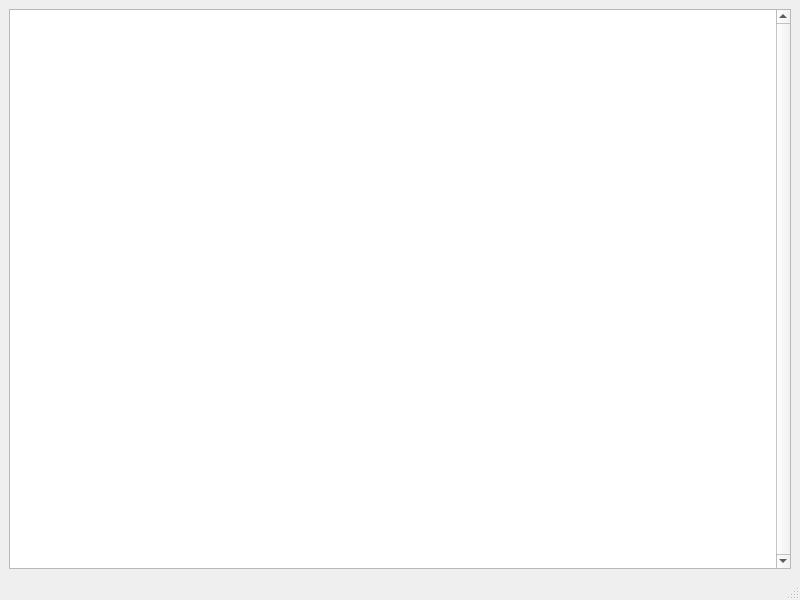
<?xml version="1.0" encoding="UTF-8"?>
<ui version="4.0">
 <class>MainPanel</class>
 <widget class="QMainWindow" name="MainPanel">
  <property name="geometry">
   <rect>
    <x>0</x>
    <y>0</y>
    <width>800</width>
    <height>600</height>
   </rect>
  </property>
  <property name="minimumSize">
   <size>
    <width>800</width>
    <height>600</height>
   </size>
  </property>
  <property name="baseSize">
   <size>
    <width>0</width>
    <height>0</height>
   </size>
  </property>
  <property name="font">
   <font>
    <family>Tahoma</family>
    <pointsize>10</pointsize>
   </font>
  </property>
  <property name="windowTitle">
   <string>Data Network Planning</string>
  </property>
  <property name="windowIcon">
   <iconset resource="../image.qrc">
    <normaloff>:/Image/danetIcon.png</normaloff>:/Image/danetIcon.png</iconset>
  </property>
  <widget class="QWidget" name="centralwidget">
   <property name="minimumSize">
    <size>
     <width>0</width>
     <height>0</height>
    </size>
   </property>
   <property name="maximumSize">
    <size>
     <width>16777215</width>
     <height>16777215</height>
    </size>
   </property>
   <layout class="QHBoxLayout" name="horizontalLayout">
    <item>
     <widget class="QTableView" name="portTV">
      <property name="sizePolicy">
       <sizepolicy hsizetype="Expanding" vsizetype="Expanding">
        <horstretch>0</horstretch>
        <verstretch>0</verstretch>
       </sizepolicy>
      </property>
      <property name="minimumSize">
       <size>
        <width>0</width>
        <height>0</height>
       </size>
      </property>
      <property name="baseSize">
       <size>
        <width>0</width>
        <height>0</height>
       </size>
      </property>
      <property name="font">
       <font>
        <family>Tahoma</family>
        <pointsize>10</pointsize>
       </font>
      </property>
      <property name="layoutDirection">
       <enum>Qt::LeftToRight</enum>
      </property>
      <property name="autoFillBackground">
       <bool>true</bool>
      </property>
      <property name="verticalScrollBarPolicy">
       <enum>Qt::ScrollBarAlwaysOn</enum>
      </property>
      <property name="horizontalScrollBarPolicy">
       <enum>Qt::ScrollBarAsNeeded</enum>
      </property>
      <property name="sizeAdjustPolicy">
       <enum>QAbstractScrollArea::AdjustToContents</enum>
      </property>
      <property name="autoScroll">
       <bool>false</bool>
      </property>
      <property name="editTriggers">
       <set>QAbstractItemView::NoEditTriggers</set>
      </property>
      <property name="alternatingRowColors">
       <bool>true</bool>
      </property>
      <property name="selectionMode">
       <enum>QAbstractItemView::SingleSelection</enum>
      </property>
      <property name="selectionBehavior">
       <enum>QAbstractItemView::SelectRows</enum>
      </property>
      <property name="verticalScrollMode">
       <enum>QAbstractItemView::ScrollPerItem</enum>
      </property>
      <property name="horizontalScrollMode">
       <enum>QAbstractItemView::ScrollPerItem</enum>
      </property>
      <attribute name="horizontalHeaderCascadingSectionResizes">
       <bool>false</bool>
      </attribute>
      <attribute name="verticalHeaderVisible">
       <bool>false</bool>
      </attribute>
     </widget>
    </item>
   </layout>
  </widget>
  <widget class="QMenuBar" name="menubar">
   <property name="geometry">
    <rect>
     <x>0</x>
     <y>0</y>
     <width>800</width>
     <height>22</height>
    </rect>
   </property>
   <property name="font">
    <font>
     <family>Tahoma</family>
     <pointsize>10</pointsize>
    </font>
   </property>
  </widget>
  <widget class="QStatusBar" name="statusBar">
   <property name="font">
    <font>
     <family>Tahoma</family>
     <pointsize>9</pointsize>
    </font>
   </property>
  </widget>
  <action name="actionAdminUsers">
   <property name="icon">
    <iconset resource="../image.qrc">
     <normaloff>:/Image/admin.png</normaloff>:/Image/admin.png</iconset>
   </property>
   <property name="text">
    <string>Users</string>
   </property>
  </action>
  <action name="actionAdminDevices">
   <property name="icon">
    <iconset resource="../image.qrc">
     <normaloff>:/Image/device.png</normaloff>:/Image/device.png</iconset>
   </property>
   <property name="text">
    <string>Devices</string>
   </property>
  </action>
  <action name="actionAdminCards">
   <property name="icon">
    <iconset resource="../image.qrc">
     <normaloff>:/Image/card.png</normaloff>:/Image/card.png</iconset>
   </property>
   <property name="text">
    <string>Cards</string>
   </property>
  </action>
  <action name="actionExchSiteMan">
   <property name="icon">
    <iconset resource="../image.qrc">
     <normaloff>:/Image/exch.png</normaloff>:/Image/exch.png</iconset>
   </property>
   <property name="text">
    <string>Exchanges/Sites</string>
   </property>
   <property name="toolTip">
    <string>Exchange/Site Management</string>
   </property>
   <property name="shortcut">
    <string>Ctrl+E</string>
   </property>
  </action>
  <action name="actionOdfMan">
   <property name="icon">
    <iconset resource="../image.qrc">
     <normaloff>:/Image/fiber.png</normaloff>:/Image/fiber.png</iconset>
   </property>
   <property name="text">
    <string>ODF/POS</string>
   </property>
   <property name="toolTip">
    <string>ODF/POS Installation</string>
   </property>
  </action>
  <action name="actionDeviceInstall">
   <property name="icon">
    <iconset resource="../image.qrc">
     <normaloff>:/Image/device.png</normaloff>:/Image/device.png</iconset>
   </property>
   <property name="text">
    <string>Device</string>
   </property>
   <property name="toolTip">
    <string>Device Installation</string>
   </property>
   <property name="shortcut">
    <string>Ctrl+D</string>
   </property>
  </action>
  <action name="actionAssignInterface">
   <property name="icon">
    <iconset resource="../image.qrc">
     <normaloff>:/Image/connection.png</normaloff>:/Image/connection.png</iconset>
   </property>
   <property name="text">
    <string>Assign Interface</string>
   </property>
   <property name="toolTip">
    <string>Interface Assignment</string>
   </property>
  </action>
  <action name="actionEmptyInterface">
   <property name="icon">
    <iconset resource="../image.qrc">
     <normaloff>:/Image/disconnection.png</normaloff>:/Image/disconnection.png</iconset>
   </property>
   <property name="text">
    <string>Empty Interface</string>
   </property>
   <property name="toolTip">
    <string>Empty Interface</string>
   </property>
  </action>
  <action name="actionModifyInterface">
   <property name="icon">
    <iconset resource="../image.qrc">
     <normaloff>:/Image/edit.png</normaloff>:/Image/edit.png</iconset>
   </property>
   <property name="text">
    <string>Modify Interface</string>
   </property>
  </action>
  <action name="actionViewODFPosition">
   <property name="icon">
    <iconset theme="ODFPosition" resource="../image.qrc">
     <normaloff>:/Image/fiber.png</normaloff>:/Image/fiber.png</iconset>
   </property>
   <property name="text">
    <string>View ODF Position</string>
   </property>
   <property name="toolTip">
    <string>View ODF Position</string>
   </property>
  </action>
  <action name="actionLocalDevice">
   <property name="icon">
    <iconset resource="../image.qrc">
     <normaloff>:/Image/device.png</normaloff>:/Image/device.png</iconset>
   </property>
   <property name="text">
    <string>Local Device</string>
   </property>
   <property name="toolTip">
    <string>Local Device</string>
   </property>
  </action>
  <action name="actionManageDevice">
   <property name="icon">
    <iconset resource="../image.qrc">
     <normaloff>:/Image/device.png</normaloff>:/Image/device.png</iconset>
   </property>
   <property name="text">
    <string>Device Management</string>
   </property>
   <property name="toolTip">
    <string>Device Management</string>
   </property>
  </action>
  <action name="actionManageODF">
   <property name="icon">
    <iconset resource="../image.qrc">
     <normaloff>:/Image/fiber.png</normaloff>:/Image/fiber.png</iconset>
   </property>
   <property name="text">
    <string>ODF Management</string>
   </property>
   <property name="shortcut">
    <string>Ctrl+O</string>
   </property>
  </action>
  <action name="actionRefresh">
   <property name="icon">
    <iconset resource="../image.qrc">
     <normaloff>:/Image/refresh.png</normaloff>:/Image/refresh.png</iconset>
   </property>
   <property name="text">
    <string>Refresh</string>
   </property>
   <property name="toolTip">
    <string>Resresh Table</string>
   </property>
  </action>
  <action name="actionIPv4Plan">
   <property name="icon">
    <iconset resource="../image.qrc">
     <normaloff>:/Image/ip.png</normaloff>:/Image/ip.png</iconset>
   </property>
   <property name="text">
    <string>IPv4 Plan</string>
   </property>
   <property name="toolTip">
    <string>IPv4 Plan</string>
   </property>
   <property name="shortcut">
    <string>Ctrl+I</string>
   </property>
  </action>
  <action name="actionDSLAMPlan">
   <property name="icon">
    <iconset resource="../image.qrc">
     <normaloff>:/Image/dslam.png</normaloff>:/Image/dslam.png</iconset>
   </property>
   <property name="text">
    <string>DSLAM Plan</string>
   </property>
   <property name="toolTip">
    <string>DSLAM Plan</string>
   </property>
  </action>
  <action name="actionAccessDepSingleSwitchPlan">
   <property name="icon">
    <iconset resource="../image.qrc">
     <normaloff>:/Image/switch.png</normaloff>:/Image/switch.png</iconset>
   </property>
   <property name="text">
    <string>Access Single Switch Plan</string>
   </property>
   <property name="toolTip">
    <string>Access Single Switch Plan</string>
   </property>
  </action>
  <action name="actionAccessDepDoubleSwitchPlan">
   <property name="icon">
    <iconset resource="../image.qrc">
     <normaloff>:/Image/switch2.png</normaloff>:/Image/switch2.png</iconset>
   </property>
   <property name="text">
    <string>Access Double Switch Plan</string>
   </property>
   <property name="toolTip">
    <string>Access Double Switch Plan</string>
   </property>
  </action>
  <action name="actionSBCIPLoopBackPlan">
   <property name="icon">
    <iconset resource="../image.qrc">
     <normaloff>:/Image/sbc.png</normaloff>:/Image/sbc.png</iconset>
   </property>
   <property name="text">
    <string>SBC IP LoopBack Plan</string>
   </property>
   <property name="toolTip">
    <string>SBC IP LoopBack Plan</string>
   </property>
  </action>
  <action name="actionPurchase_Management">
   <property name="icon">
    <iconset resource="../image.qrc">
     <normaloff>:/Image/purchase.png</normaloff>:/Image/purchase.png</iconset>
   </property>
   <property name="text">
    <string>Purchases</string>
   </property>
  </action>
  <action name="actionConnection">
   <property name="icon">
    <iconset resource="../image.qrc">
     <normaloff>:/Image/link.png</normaloff>:/Image/link.png</iconset>
   </property>
   <property name="text">
    <string>Connection</string>
   </property>
   <property name="toolTip">
    <string>Connections</string>
   </property>
  </action>
  <action name="actionSFP_Modules">
   <property name="icon">
    <iconset resource="../image.qrc">
     <normaloff>:/Image/sfp.png</normaloff>:/Image/sfp.png</iconset>
   </property>
   <property name="text">
    <string>Module Types</string>
   </property>
   <property name="toolTip">
    <string>SFP</string>
   </property>
  </action>
  <action name="actionBRAS_NAS_IP">
   <property name="icon">
    <iconset resource="../image.qrc">
     <normaloff>:/Image/nas.png</normaloff>:/Image/nas.png</iconset>
   </property>
   <property name="text">
    <string>BRAS NAS IP</string>
   </property>
   <property name="toolTip">
    <string>BRAS NAS IP</string>
   </property>
  </action>
  <action name="actionInstallCard">
   <property name="icon">
    <iconset resource="../image.qrc">
     <normaloff>:/Image/card.png</normaloff>:/Image/card.png</iconset>
   </property>
   <property name="text">
    <string>Card</string>
   </property>
   <property name="toolTip">
    <string>Device Card Installation</string>
   </property>
   <property name="shortcut">
    <string>Ctrl+C</string>
   </property>
  </action>
  <action name="actionChange_Module">
   <property name="icon">
    <iconset resource="../image.qrc">
     <normaloff>:/Image/sfp.png</normaloff>:/Image/sfp.png</iconset>
   </property>
   <property name="text">
    <string>Change Module</string>
   </property>
   <property name="toolTip">
    <string>Change Module</string>
   </property>
  </action>
  <action name="actionExchange_Info">
   <property name="icon">
    <iconset resource="../image.qrc">
     <normaloff>:/Image/exch.png</normaloff>:/Image/exch.png</iconset>
   </property>
   <property name="text">
    <string>Local Exchange Info</string>
   </property>
   <property name="toolTip">
    <string>Exchange Information</string>
   </property>
  </action>
  <action name="actionReportExchange_Devices">
   <property name="icon">
    <iconset resource="../image.qrc">
     <normaloff>:/Image/exch.png</normaloff>:/Image/exch.png</iconset>
   </property>
   <property name="text">
    <string>Device</string>
   </property>
   <property name="toolTip">
    <string>Report Exchange Devices</string>
   </property>
   <property name="shortcut">
    <string>Shift+D</string>
   </property>
  </action>
  <action name="actionReportFloorPlan">
   <property name="icon">
    <iconset resource="../image.qrc">
     <normaloff>:/Image/floorplan.png</normaloff>:/Image/floorplan.png</iconset>
   </property>
   <property name="text">
    <string>Floor Plan</string>
   </property>
   <property name="toolTip">
    <string>Report Floor Plan</string>
   </property>
   <property name="shortcut">
    <string>Shift+F</string>
   </property>
  </action>
  <action name="actionReportExchange_Sites">
   <property name="icon">
    <iconset resource="../image.qrc">
     <normaloff>:/Image/exch.png</normaloff>:/Image/exch.png</iconset>
   </property>
   <property name="text">
    <string>Sites</string>
   </property>
   <property name="toolTip">
    <string>Report Exchange Sites</string>
   </property>
   <property name="shortcut">
    <string>Shift+S</string>
   </property>
  </action>
  <action name="actionReportInterfaces">
   <property name="icon">
    <iconset resource="../image.qrc">
     <normaloff>:/Image/interface.png</normaloff>:/Image/interface.png</iconset>
   </property>
   <property name="text">
    <string>Interfaces</string>
   </property>
   <property name="toolTip">
    <string>Report Interfaces</string>
   </property>
   <property name="shortcut">
    <string>Shift+I</string>
   </property>
  </action>
  <action name="actionReportODF">
   <property name="icon">
    <iconset resource="../image.qrc">
     <normaloff>:/Image/fiber.png</normaloff>:/Image/fiber.png</iconset>
   </property>
   <property name="text">
    <string>ODF</string>
   </property>
   <property name="toolTip">
    <string>Report ODF</string>
   </property>
   <property name="shortcut">
    <string>Shift+O</string>
   </property>
  </action>
  <action name="actionReportNetwork_Pool">
   <property name="icon">
    <iconset resource="../image.qrc">
     <normaloff>:/Image/network.png</normaloff>:/Image/network.png</iconset>
   </property>
   <property name="text">
    <string>Network Pool</string>
   </property>
   <property name="toolTip">
    <string>Report Network Pool</string>
   </property>
  </action>
  <action name="actionReportIP_Pool">
   <property name="icon">
    <iconset resource="../image.qrc">
     <normaloff>:/Image/ip.png</normaloff>:/Image/ip.png</iconset>
   </property>
   <property name="text">
    <string>IP Pool</string>
   </property>
   <property name="toolTip">
    <string>Report IP Pool</string>
   </property>
  </action>
  <action name="actionReportDSLAM">
   <property name="icon">
    <iconset resource="../image.qrc">
     <normaloff>:/Image/dslam.png</normaloff>:/Image/dslam.png</iconset>
   </property>
   <property name="text">
    <string>DSLAM</string>
   </property>
   <property name="toolTip">
    <string>Report DSLAM </string>
   </property>
  </action>
  <action name="actionNetwork_Calculator">
   <property name="icon">
    <iconset resource="../image.qrc">
     <normaloff>:/Image/calculator.png</normaloff>:/Image/calculator.png</iconset>
   </property>
   <property name="text">
    <string>Network Calculator</string>
   </property>
   <property name="toolTip">
    <string>Network Calculator</string>
   </property>
  </action>
  <action name="actionNetwork_Assistant">
   <property name="icon">
    <iconset resource="../image.qrc">
     <normaloff>:/Image/assistant.png</normaloff>:/Image/assistant.png</iconset>
   </property>
   <property name="text">
    <string>Network Assistant</string>
   </property>
   <property name="toolTip">
    <string>Network Assistant</string>
   </property>
  </action>
  <action name="actionConfiguration_Analyser">
   <property name="icon">
    <iconset resource="../image.qrc">
     <normaloff>:/Image/analyze.png</normaloff>:/Image/analyze.png</iconset>
   </property>
   <property name="text">
    <string>Configuration Analyser</string>
   </property>
   <property name="toolTip">
    <string>Configuration Analyser</string>
   </property>
  </action>
  <action name="actionIP_Pool_Analyser">
   <property name="icon">
    <iconset resource="../image.qrc">
     <normaloff>:/Image/analyze.png</normaloff>:/Image/analyze.png</iconset>
   </property>
   <property name="text">
    <string>IP Pool Analyser</string>
   </property>
   <property name="toolTip">
    <string>IP Pool Analyser</string>
   </property>
  </action>
  <action name="actionRecent_LOG">
   <property name="icon">
    <iconset resource="../image.qrc">
     <normaloff>:/Image/log.png</normaloff>:/Image/log.png</iconset>
   </property>
   <property name="text">
    <string>Recent LOG</string>
   </property>
   <property name="toolTip">
    <string>Recent LOG</string>
   </property>
  </action>
  <action name="actionAbout_DaNet">
   <property name="icon">
    <iconset resource="../image.qrc">
     <normaloff>:/Image/help.png</normaloff>:/Image/help.png</iconset>
   </property>
   <property name="text">
    <string>About DaNet</string>
   </property>
   <property name="toolTip">
    <string>About</string>
   </property>
  </action>
  <action name="actionRecommendation">
   <property name="icon">
    <iconset resource="../image.qrc">
     <normaloff>:/Image/recommendation.png</normaloff>:/Image/recommendation.png</iconset>
   </property>
   <property name="text">
    <string>Recommendation</string>
   </property>
   <property name="toolTip">
    <string>Recommendation</string>
   </property>
  </action>
  <action name="actionProfile">
   <property name="icon">
    <iconset resource="../image.qrc">
     <normaloff>:/Image/profile.png</normaloff>:/Image/profile.png</iconset>
   </property>
   <property name="text">
    <string>Profile</string>
   </property>
   <property name="toolTip">
    <string>Profile</string>
   </property>
  </action>
  <action name="actionExport_PDF">
   <property name="icon">
    <iconset resource="../image.qrc">
     <normaloff>:/Image/pdf.png</normaloff>:/Image/pdf.png</iconset>
   </property>
   <property name="text">
    <string>Export PDF  &lt;Shft+P&gt;</string>
   </property>
   <property name="toolTip">
    <string>Export PDF</string>
   </property>
   <property name="shortcut">
    <string>Shift+P</string>
   </property>
  </action>
  <action name="actionReserve_To_Commercial_Dep">
   <property name="icon">
    <iconset resource="../image.qrc">
     <normaloff>:/Image/commercial.png</normaloff>:/Image/commercial.png</iconset>
   </property>
   <property name="text">
    <string>Reserve To Commercial Dep.</string>
   </property>
   <property name="shortcut">
    <string>Ctrl+R</string>
   </property>
  </action>
  <action name="actionView_Recommendations">
   <property name="icon">
    <iconset resource="../image.qrc">
     <normaloff>:/Image/recommendation.png</normaloff>:/Image/recommendation.png</iconset>
   </property>
   <property name="text">
    <string>View Recommendations</string>
   </property>
   <property name="toolTip">
    <string>View Recommendations</string>
   </property>
  </action>
  <action name="actionCommercial_Reserved_Interfaces">
   <property name="icon">
    <iconset resource="../image.qrc">
     <normaloff>:/Image/commercial.png</normaloff>:/Image/commercial.png</iconset>
   </property>
   <property name="text">
    <string>Commercial Reserved Interfaces</string>
   </property>
   <property name="toolTip">
    <string>Commercial Reserved Interfaces</string>
   </property>
   <property name="shortcut">
    <string>Shift+R</string>
   </property>
  </action>
  <action name="actionClear_LOG">
   <property name="icon">
    <iconset resource="../image.qrc">
     <normaloff>:/Image/log.png</normaloff>:/Image/log.png</iconset>
   </property>
   <property name="text">
    <string>Clear LOG</string>
   </property>
   <property name="toolTip">
    <string>Clear LOG</string>
   </property>
  </action>
  <action name="actionLom">
   <property name="icon">
    <iconset resource="../image.qrc">
     <normaloff>:/Image/list.png</normaloff>:/Image/list.png</iconset>
   </property>
   <property name="text">
    <string>LOM</string>
   </property>
   <property name="toolTip">
    <string>LOM</string>
   </property>
   <property name="shortcut">
    <string>Shift+L</string>
   </property>
  </action>
  <action name="actionIPv6_Plan">
   <property name="icon">
    <iconset resource="../image.qrc">
     <normaloff>:/Image/ip.png</normaloff>:/Image/ip.png</iconset>
   </property>
   <property name="text">
    <string>IPv6 Plan</string>
   </property>
   <property name="toolTip">
    <string>IPv6 Plan</string>
   </property>
  </action>
  <action name="actionReportSubnet_Pool">
   <property name="icon">
    <iconset resource="../image.qrc">
     <normaloff>:/Image/subnet.png</normaloff>:/Image/subnet.png</iconset>
   </property>
   <property name="text">
    <string>Subnet Pool</string>
   </property>
   <property name="toolTip">
    <string>Subnet Pool</string>
   </property>
  </action>
  <action name="actionVLAN_Reference">
   <property name="icon">
    <iconset resource="../image.qrc">
     <normaloff>:/Image/reserve.png</normaloff>:/Image/reserve.png</iconset>
   </property>
   <property name="text">
    <string>VLAN Reference</string>
   </property>
   <property name="toolTip">
    <string>VLAN Reference</string>
   </property>
  </action>
  <action name="actionRD_Reference">
   <property name="icon">
    <iconset resource="../image.qrc">
     <normaloff>:/Image/reserve.png</normaloff>:/Image/reserve.png</iconset>
   </property>
   <property name="text">
    <string>RD Reference</string>
   </property>
   <property name="toolTip">
    <string>RD Reference</string>
   </property>
  </action>
  <action name="actionPVC_Reference">
   <property name="icon">
    <iconset resource="../image.qrc">
     <normaloff>:/Image/reserve.png</normaloff>:/Image/reserve.png</iconset>
   </property>
   <property name="text">
    <string>PVC Reference</string>
   </property>
   <property name="toolTip">
    <string>PVC Reference</string>
   </property>
  </action>
  <action name="actionVSI_Reference">
   <property name="icon">
    <iconset resource="../image.qrc">
     <normaloff>:/Image/reserve.png</normaloff>:/Image/reserve.png</iconset>
   </property>
   <property name="text">
    <string>VSI Reference</string>
   </property>
   <property name="toolTip">
    <string>VSI Reference</string>
   </property>
  </action>
  <action name="actionExchanges_Sites_stat">
   <property name="icon">
    <iconset resource="../image.qrc">
     <normaloff>:/Image/exch.png</normaloff>:/Image/exch.png</iconset>
   </property>
   <property name="text">
    <string>Exchanges/Sites</string>
   </property>
   <property name="toolTip">
    <string>Exchanges/Sites</string>
   </property>
  </action>
  <action name="actionDeviceCount">
   <property name="icon">
    <iconset resource="../image.qrc">
     <normaloff>:/Image/device.png</normaloff>:/Image/device.png</iconset>
   </property>
   <property name="text">
    <string>Device Count</string>
   </property>
   <property name="toolTip">
    <string>Devices</string>
   </property>
  </action>
  <action name="actionPortsStat">
   <property name="icon">
    <iconset resource="../image.qrc">
     <normaloff>:/Image/interface.png</normaloff>:/Image/interface.png</iconset>
   </property>
   <property name="text">
    <string>Ports</string>
   </property>
   <property name="toolTip">
    <string>Ports</string>
   </property>
  </action>
  <action name="actionCardsStat">
   <property name="icon">
    <iconset resource="../image.qrc">
     <normaloff>:/Image/card.png</normaloff>:/Image/card.png</iconset>
   </property>
   <property name="text">
    <string>Cards</string>
   </property>
   <property name="toolTip">
    <string>Cards Statistics</string>
   </property>
  </action>
  <action name="actionReportTotal_DSLAM_Plan">
   <property name="icon">
    <iconset resource="../image.qrc">
     <normaloff>:/Image/dslam.png</normaloff>:/Image/dslam.png</iconset>
   </property>
   <property name="text">
    <string>Total DSLAM Plan</string>
   </property>
   <property name="toolTip">
    <string>Report Total DSLAM Plan</string>
   </property>
   <property name="shortcut">
    <string>Shift+T</string>
   </property>
  </action>
  <action name="actionNew_SitePlan">
   <property name="icon">
    <iconset resource="../image.qrc">
     <normaloff>:/Image/newSite.png</normaloff>:/Image/newSite.png</iconset>
   </property>
   <property name="text">
    <string>New Site DSLAM Plan</string>
   </property>
   <property name="toolTip">
    <string>New Site</string>
   </property>
   <property name="shortcut">
    <string>Ctrl+S</string>
   </property>
  </action>
  <action name="actionLocal_New_DSLAM_Plan">
   <property name="icon">
    <iconset resource="../image.qrc">
     <normaloff>:/Image/newDslam.png</normaloff>:/Image/newDslam.png</iconset>
   </property>
   <property name="text">
    <string>Local New DSLAM Plan</string>
   </property>
   <property name="toolTip">
    <string>New Local DSLAM Plan</string>
   </property>
   <property name="shortcut">
    <string>Ctrl+L</string>
   </property>
  </action>
  <action name="actionDevices_Status">
   <property name="icon">
    <iconset resource="../image.qrc">
     <normaloff>:/Image/device.png</normaloff>:/Image/device.png</iconset>
   </property>
   <property name="text">
    <string>Devices Status</string>
   </property>
   <property name="toolTip">
    <string>Devices Status</string>
   </property>
  </action>
  <action name="actionChange_ODF">
   <property name="icon">
    <iconset resource="../image.qrc">
     <normaloff>:/Image/change.png</normaloff>:/Image/change.png</iconset>
   </property>
   <property name="text">
    <string>Change ODF</string>
   </property>
   <property name="toolTip">
    <string>Change ODF Position</string>
   </property>
  </action>
  <action name="actionExport_Excel">
   <property name="icon">
    <iconset resource="../image.qrc">
     <normaloff>:/Image/excel.png</normaloff>:/Image/excel.png</iconset>
   </property>
   <property name="text">
    <string>Export Excel</string>
   </property>
   <property name="toolTip">
    <string>Export Excel</string>
   </property>
  </action>
  <action name="actionSaloon">
   <property name="icon">
    <iconset resource="../image.qrc">
     <normaloff>:/Image/saloon.png</normaloff>:/Image/saloon.png</iconset>
   </property>
   <property name="text">
    <string>Saloons</string>
   </property>
   <property name="toolTip">
    <string>Saloon Management</string>
   </property>
  </action>
  <action name="actionToolsModule_Analyser">
   <property name="icon">
    <iconset resource="../image.qrc">
     <normaloff>:/Image/sfp.png</normaloff>:/Image/sfp.png</iconset>
   </property>
   <property name="text">
    <string>Module Analyser</string>
   </property>
  </action>
  <action name="actionInterface_Type">
   <property name="icon">
    <iconset resource="../image.qrc">
     <normaloff>:/Image/interface.png</normaloff>:/Image/interface.png</iconset>
   </property>
   <property name="text">
    <string>Interface Types</string>
   </property>
   <property name="toolTip">
    <string>Interface Types</string>
   </property>
  </action>
  <action name="actionChange_Interface_Type">
   <property name="icon">
    <iconset resource="../image.qrc">
     <normaloff>:/Image/interface.png</normaloff>:/Image/interface.png</iconset>
   </property>
   <property name="text">
    <string>Change Interface Type</string>
   </property>
   <property name="toolTip">
    <string>Change Interface Type</string>
   </property>
  </action>
  <action name="actionReservePortToCommercialDep">
   <property name="icon">
    <iconset resource="../image.qrc">
     <normaloff>:/Image/commercial.png</normaloff>:/Image/commercial.png</iconset>
   </property>
   <property name="text">
    <string>Reserve To Commercial Dep.</string>
   </property>
   <property name="toolTip">
    <string>Reserve To Commercial Dep.</string>
   </property>
  </action>
  <action name="actionRegex_Help">
   <property name="icon">
    <iconset resource="../image.qrc">
     <normaloff>:/Image/regex.png</normaloff>:/Image/regex.png</iconset>
   </property>
   <property name="text">
    <string>Regex Help</string>
   </property>
   <property name="toolTip">
    <string>Regex Help</string>
   </property>
  </action>
  <action name="actionRemove_DSLAM">
   <property name="icon">
    <iconset resource="../image.qrc">
     <normaloff>:/Image/removeDslam.png</normaloff>:/Image/removeDslam.png</iconset>
   </property>
   <property name="text">
    <string>Remove DSLAM</string>
   </property>
  </action>
  <action name="actionAccessBRASConfig">
   <property name="icon">
    <iconset resource="../image.qrc">
     <normaloff>:/Image/config.png</normaloff>:/Image/config.png</iconset>
   </property>
   <property name="text">
    <string>Access BRAS Config</string>
   </property>
   <property name="toolTip">
    <string>Access BRAS Configuration</string>
   </property>
  </action>
  <action name="actionCommodity">
   <property name="icon">
    <iconset resource="../image.qrc">
     <normaloff>:/Image/comm1.png</normaloff>:/Image/comm1.png</iconset>
   </property>
   <property name="text">
    <string>Commodities</string>
   </property>
  </action>
  <action name="actionLetters">
   <property name="icon">
    <iconset resource="../image.qrc">
     <normaloff>:/Image/letters.png</normaloff>:/Image/letters.png</iconset>
   </property>
   <property name="text">
    <string>Letters</string>
   </property>
   <property name="shortcut">
    <string>Ctrl+1</string>
   </property>
  </action>
  <action name="actionPhone_Numbers">
   <property name="icon">
    <iconset resource="../image.qrc">
     <normaloff>:/Image/phone.png</normaloff>:/Image/phone.png</iconset>
   </property>
   <property name="text">
    <string>Contacts</string>
   </property>
   <property name="shortcut">
    <string>Ctrl+2</string>
   </property>
  </action>
  <action name="actionUninstalled_Commodities">
   <property name="icon">
    <iconset resource="../image.qrc">
     <normaloff>:/Image/removeDslam.png</normaloff>:/Image/removeDslam.png</iconset>
   </property>
   <property name="text">
    <string>Uninstalled Commodities</string>
   </property>
  </action>
  <action name="actionAssign_ODF">
   <property name="icon">
    <iconset resource="../image.qrc">
     <normaloff>:/Image/link.png</normaloff>:/Image/link.png</iconset>
   </property>
   <property name="text">
    <string>Link to ODF</string>
   </property>
   <property name="toolTip">
    <string>Assign ODF</string>
   </property>
  </action>
  <action name="actionDetach_ODF">
   <property name="icon">
    <iconset resource="../image.qrc">
     <normaloff>:/Image/unlink.png</normaloff>:/Image/unlink.png</iconset>
   </property>
   <property name="text">
    <string>Unlink ODF</string>
   </property>
   <property name="toolTip">
    <string>Detach ODF</string>
   </property>
  </action>
  <action name="actionLink_Batch_to_ODF">
   <property name="icon">
    <iconset resource="../image.qrc">
     <normaloff>:/Image/link.png</normaloff>:/Image/link.png</iconset>
   </property>
   <property name="text">
    <string>Link to ODF</string>
   </property>
   <property name="toolTip">
    <string>Link to ODF</string>
   </property>
  </action>
  <action name="actionUnlik_Batch_ODF">
   <property name="icon">
    <iconset resource="../image.qrc">
     <normaloff>:/Image/unlink.png</normaloff>:/Image/unlink.png</iconset>
   </property>
   <property name="text">
    <string>Unlik ODF</string>
   </property>
  </action>
  <action name="actionSystemNo">
   <property name="icon">
    <iconset resource="../image.qrc">
     <normaloff>:/Image/systemNo.png</normaloff>:/Image/systemNo.png</iconset>
   </property>
   <property name="text">
    <string>SystemNo</string>
   </property>
   <property name="toolTip">
    <string>System No</string>
   </property>
  </action>
 </widget>
 <resources>
  <include location="../image.qrc"/>
 </resources>
 <connections/>
</ui>
